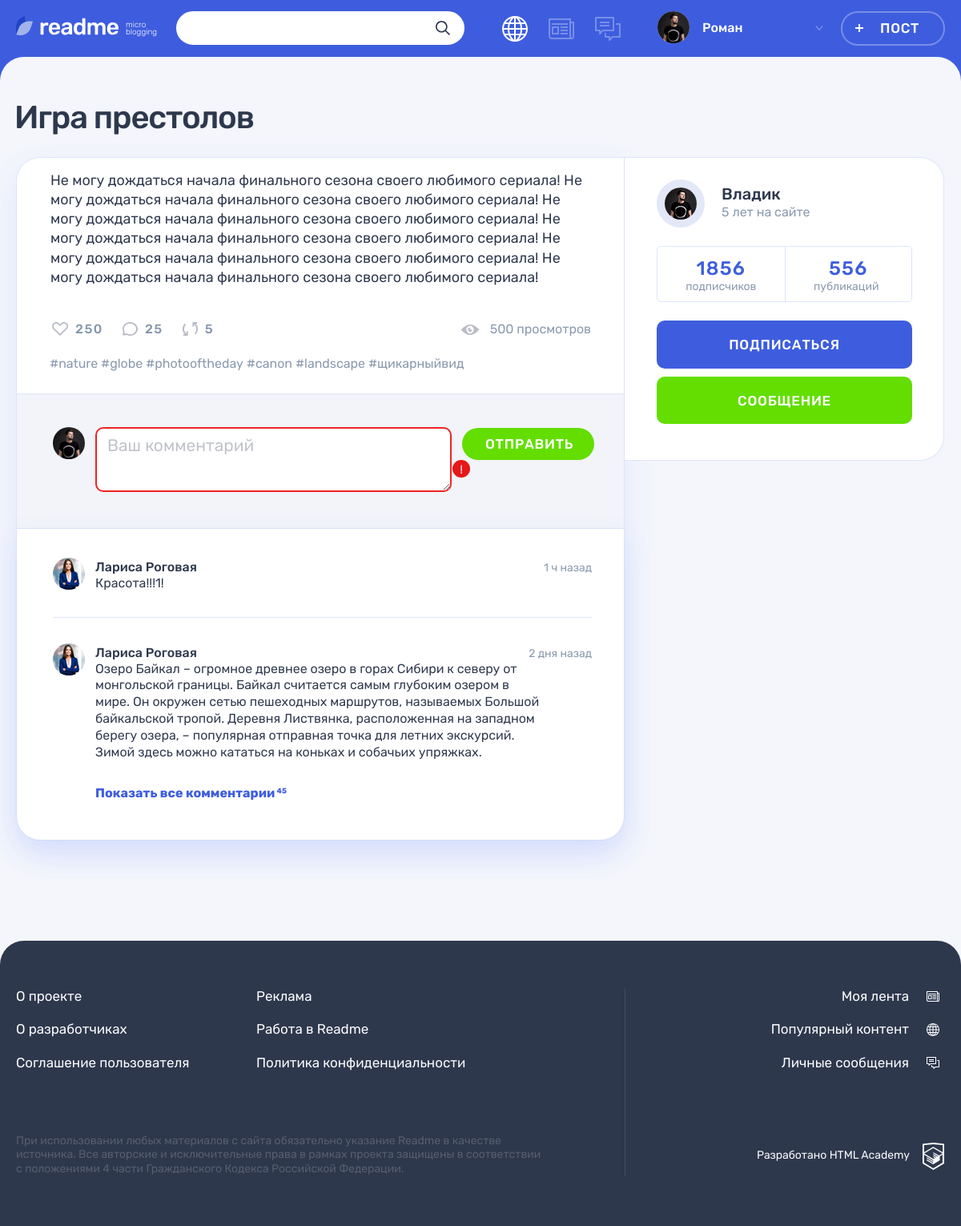
Page /posts.php?active_post=2 on the committed database.
### tables this page shows
CREATE TABLE IF NOT EXISTS `posts` (
                        `id` INT(11) NOT NULL AUTO_INCREMENT ,
                        `pub_date_post` DATETIME NOT NULL DEFAULT CURRENT_TIMESTAMP ,
                        `title` VARCHAR(50) NOT NULL ,
                        `text` TEXT(2000) NULL ,
                        `text_quote` TEXT(500) NULL,
                        `author_quote` VARCHAR(100) NULL ,
                        `image_link` VARCHAR(100) NULL ,
                        `video_link` VARCHAR(100) NULL ,
                        `site_link` VARCHAR(100) NULL ,
                        `views` INT(11) NOT NULL DEFAULT 0,
                        `user_id` INT(11) NOT NULL ,
                        `content_type_id` INT(11) NOT NULL ,
                        `hashtag_id` INT(11) NULL,
                         PRIMARY KEY (`id`)
);

CREATE TABLE IF NOT EXISTS `users` (
                        `id` INT(11) NOT NULL AUTO_INCREMENT ,
                        `reg_date` DATETIME NOT NULL DEFAULT CURRENT_TIMESTAMP ,
                        `email` VARCHAR(50) NOT NULL ,
                        `login` VARCHAR(50) NOT NULL ,
                        `password` CHAR(64) NOT NULL ,
                        `avatar_link` VARCHAR(100) NULL,
                        PRIMARY KEY (`id`)
);

### helpers.php (called while the page is built, shortened)
<?php
function include_template($name, array $data = [])
{
    $name = 'templates/' . $name;
    extract($data);
    require $name;
    $result = ob_get_clean();
    return $result;
}

### templates/post.php (the view, shortened to what this page needs)
<main class="page__main page__main--publication">
    <div class="container">
        <h1 class="page__title page__title--publication"> <?= $post_active['title']; ?> </h1>
        <section class="post-details">
            <div class="post-details__wrapper post-photo">
                <div class="post-details__main-block post post--details">
                    <?php switch ($post_active['content_type_id']):
                        case "2": ?>
                        <?php break;
                        case "1": ?>
                            <div class="post-details__image-wrapper post-text">
                                <div class="post__main">
                                    <p>
                                        <?= $post_active['text']; ?>
                                    </p>
                                </div>
                            </div>
                        <?php break;
                        case "5": ?>
                    <?php break;
                    endswitch; ?>
                    <div class="post__indicators">
                        <div class="post__buttons">
                            <a class="post__indicator post__indicator--likes button" href="#" title="Лайк">
                                <svg class="post__indicator-icon" width="20" height="17">
                                    <use xlink:href="#icon-heart"></use>
                                </svg>
                                <span>250</span>
                            </a>
                            <a class="post__indicator post__indicator--comments button" href="#" title="Комментарии">
                                <svg class="post__indicator-icon" width="19" height="17">
                                    <use xlink:href="#icon-comment"></use>
                                </svg>
                                <span>25</span>
                            </a>
                            <a class="post__indicator post__indicator--repost button" href="#" title="Репост">
                                <svg class="post__indicator-icon" width="19" height="17">
                                    <use xlink:href="#icon-repost"></use>
                                </svg>
                                <span>5</span>
                            </a>
                        </div>
                        <span class="post__view">500 просмотров</span>
                    </div>
                    <ul class="post__tags">
                        <li><a href="#">#nature</a></li>
                        <li><a href="#">#globe</a></li>
                        <li><a href="#">#photooftheday</a></li>
                        <li><a href="#">#canon</a></li>
                        <li><a href="#">#landscape</a></li>
                        <li><a href="#">#щикарныйвид</a></li>
                    </ul>
                    <div class="comments">
                        <form class="comments__form form" action="#" method="post">
                            <div class="comments__my-avatar">
                                <img class="comments__picture" src="img/userpic-medium.jpg" alt="Аватар пользователя">
                            </div>
                            <div class="form__input-section form__input-section--error">
                                <textarea class="comments__textarea form__textarea form__input" placeholder="Ваш комментарий"></textarea>
                                <button class="form__error-button button" type="button">!</button>
                            </div>
                            <button class="comments__submit button button--green" type="submit">Отправить</button>
                        </form>
                        <div class="comments__list-wrapper">
                            <ul class="comments__list">
                                <li class="comments__item user">
                                    <div class="comments__avatar">
                                        <a class="user__avatar-link" href="#">
                                            <img class="comments__picture" src="img/userpic-larisa.jpg" alt="Аватар пользователя">
                                        </a>
                                    </div>
                                    <div class="comments__info">
                                        <div class="comments__name-wrapper">
                                            <a class="comments__user-name" href="#">
                                                <span>Лариса Роговая</span>
                                            </a>
                                            <time class="comments__time" datetime="2019-03-20">1 ч назад</time>
                                        </div>
                                        <p class="comments__text">
                                            Красота!!!1!
                                        </p>
                                    </div>
                                </li>
                                <li class="comments__item user">
                                    <div class="comments__avatar">
                                        <a class="user__avatar-link" href="#">
                                            <img class="comments__picture" src="img/userpic-larisa.jpg" alt="Аватар пользователя">
                                        </a>
                                    </div>
                                    <div class="comments__info">
                                        <div class="comments__name-wrapper">
                                            <a class="comments__user-name" href="#">
                                                <span>Лариса Роговая</span>
                                            </a>
                                            <time class="comments__time" datetime="2019-03-18">2 дня назад</time>
                                        </div>
                                        <p class="comments__text">
                                            Озеро Байкал – огромное древнее озеро в горах Сибири к северу от монгольской границы. Байкал считается самым глубоким озером в мире. Он окружен сетью пешеходных маршрутов, называемых Большой байкальской тропой. Деревня Листвянка, расположенная на западном берегу озера, – популярная отправная точка для летних экскурсий. Зимой здесь можно кататься на коньках и собачьих упряжках.
                                        </p>
                                    </div>
                                </li>
                            </ul>
                            <a class="comments__more-link" href="#">
                                <span>Показать все комментарии</span>
                                <sup class="comments__amount">45</sup>
                            </a>
                        </div>
                    </div>
                </div>
                <div class="post-details__user user">
                    <div class="post-details__user-info user__info">
                        <div class="post-details__avatar user__avatar">
                            <a class="post-details__avatar-link user__avatar-link" href="#">
                                <img class="post-details__picture user__picture" src="img/<?= $post_active['avatar_link']; ?>" alt="Аватар пользователя">
                            </a>
                        </div>
                        <div class="post-details__name-wrapper user__name-wrapper">
                            <a class="post-details__name user__name" href="#">
                                <span><?= $post_active['login']; ?></span>
                            </a>
                            <time class="post-details__time user__time" datetime="2014-03-20">5 лет на сайте</time>
                        </div>
                    </div>
                    <div class="post-details__rating user__rating">
                        <p class="post-details__rating-item user__rating-item user__rating-item--subscribers">
                            <span class="post-details__rating-amount user__rating-amount">1856</span>
                            <span class="post-details__rating-text user__rating-text">подписчиков</span>
                        </p>
                        <p class="post-details__rating-item user__rating-item user__rating-item--publications">
                            <span class="post-details__rating-amount user__rating-amount">556</span>
                            <span class="post-details__rating-text user__rating-text">публикаций</span>
                        </p>
                    </div>
                    <div class="post-details__user-buttons user__buttons">
                        <button class="user__button user__button--subscription button button--main" type="button">Подписаться</button>
                        <a class="user__button user__button--writing button button--green" href="#">Сообщение</a>
                    </div>
                </div>
            </div>
        </section>
    </div>
</main>

### rows in the picture
posts: title "Игра престолов", text "Не могу дождаться начала финального сезона своего любимого сериала! Не могу дождаться начала финального сезона своего любимого сериала! Не могу дождаться начала финального сезона своего любимого сериала! Не могу дождаться начала финального сезона своего любимого сериала! Не могу дождаться начала финального сезона своего любимого сериала! Не могу дождаться начала финального сезона своего любимого сериала!", user.avatar_link (picture), user.login "Владик"

### other values in the picture
$user_name "Ромaн"
